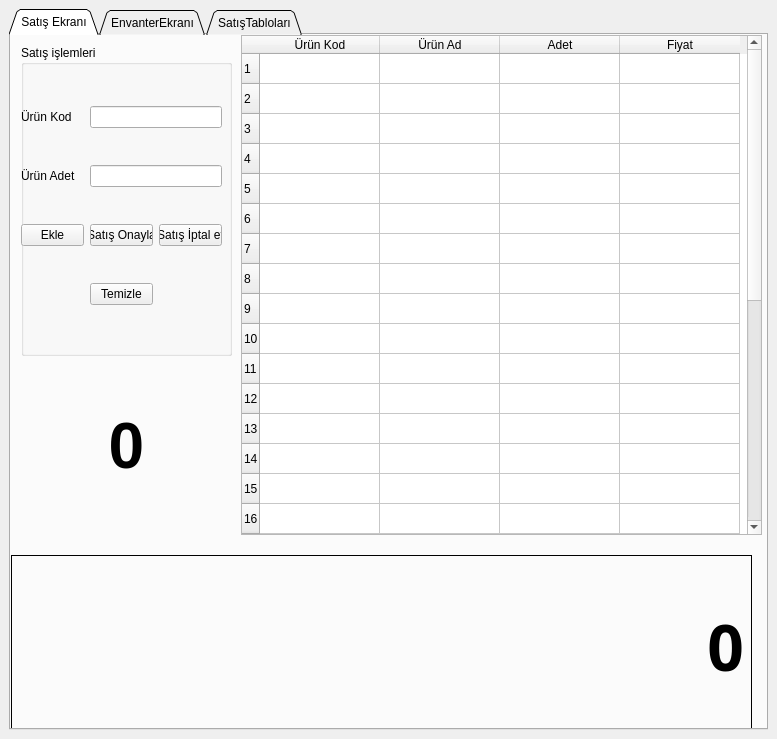
<?xml version="1.0" encoding="UTF-8"?>
<ui version="4.0">
 <class>MainWindow</class>
 <widget class="QMainWindow" name="MainWindow">
  <property name="geometry">
   <rect>
    <x>0</x>
    <y>0</y>
    <width>777</width>
    <height>739</height>
   </rect>
  </property>
  <property name="sizePolicy">
   <sizepolicy hsizetype="Expanding" vsizetype="Expanding">
    <horstretch>0</horstretch>
    <verstretch>0</verstretch>
   </sizepolicy>
  </property>
  <property name="windowTitle">
   <string>MainWindow</string>
  </property>
  <widget class="QWidget" name="centralwidget">
   <property name="sizePolicy">
    <sizepolicy hsizetype="Expanding" vsizetype="Expanding">
     <horstretch>0</horstretch>
     <verstretch>0</verstretch>
    </sizepolicy>
   </property>
   <layout class="QHBoxLayout" name="horizontalLayout">
    <item>
     <widget class="QTabWidget" name="tabWidget">
      <property name="enabled">
       <bool>true</bool>
      </property>
      <property name="mouseTracking">
       <bool>false</bool>
      </property>
      <property name="tabPosition">
       <enum>QTabWidget::North</enum>
      </property>
      <property name="tabShape">
       <enum>QTabWidget::Triangular</enum>
      </property>
      <property name="currentIndex">
       <number>0</number>
      </property>
      <widget class="QWidget" name="tab">
       <attribute name="title">
        <string>Satış Ekranı</string>
       </attribute>
       <widget class="QTableWidget" name="satis_ekran">
        <property name="geometry">
         <rect>
          <x>230</x>
          <y>0</y>
          <width>521</width>
          <height>500</height>
         </rect>
        </property>
        <property name="cursor" stdset="0">
         <cursorShape>ArrowCursor</cursorShape>
        </property>
        <property name="autoScroll">
         <bool>true</bool>
        </property>
        <property name="tabKeyNavigation">
         <bool>true</bool>
        </property>
        <property name="selectionMode">
         <enum>QAbstractItemView::NoSelection</enum>
        </property>
        <property name="rowCount">
         <number>30</number>
        </property>
        <attribute name="horizontalHeaderDefaultSectionSize">
         <number>120</number>
        </attribute>
        <row/>
        <row/>
        <row/>
        <row/>
        <row/>
        <row/>
        <row/>
        <row/>
        <row/>
        <row/>
        <row/>
        <row/>
        <row/>
        <row/>
        <row/>
        <row/>
        <row/>
        <row/>
        <row/>
        <row/>
        <row/>
        <row/>
        <row/>
        <row/>
        <row/>
        <row/>
        <row/>
        <row/>
        <row/>
        <row/>
        <column>
         <property name="text">
          <string>Ürün Kod</string>
         </property>
        </column>
        <column>
         <property name="text">
          <string>Ürün Ad</string>
         </property>
        </column>
        <column>
         <property name="text">
          <string>Adet</string>
         </property>
        </column>
        <column>
         <property name="text">
          <string>Fiyat</string>
         </property>
        </column>
       </widget>
       <widget class="QGroupBox" name="groupBox_3">
        <property name="geometry">
         <rect>
          <x>10</x>
          <y>10</y>
          <width>211</width>
          <height>311</height>
         </rect>
        </property>
        <property name="title">
         <string>Satış işlemleri</string>
        </property>
        <widget class="QWidget" name="layoutWidget">
         <property name="geometry">
          <rect>
           <x>0</x>
           <y>30</y>
           <width>201</width>
           <height>261</height>
          </rect>
         </property>
         <layout class="QGridLayout" name="gridLayout">
          <item row="0" column="0">
           <widget class="QLabel" name="label">
            <property name="text">
             <string>Ürün Kod</string>
            </property>
           </widget>
          </item>
          <item row="4" column="1">
           <widget class="QPushButton" name="btn_tmizle">
            <property name="text">
             <string>Temizle</string>
            </property>
           </widget>
          </item>
          <item row="1" column="0">
           <widget class="QLabel" name="label_2">
            <property name="text">
             <string>Ürün Adet</string>
            </property>
           </widget>
          </item>
          <item row="0" column="1" colspan="2">
           <widget class="QLineEdit" name="line_satisKod"/>
          </item>
          <item row="1" column="1" colspan="2">
           <widget class="QLineEdit" name="line_satisAdet"/>
          </item>
          <item row="2" column="0">
           <widget class="QPushButton" name="btn_sepeteEkle">
            <property name="text">
             <string>Ekle</string>
            </property>
           </widget>
          </item>
          <item row="2" column="1">
           <widget class="QPushButton" name="btn_siparisOnay">
            <property name="text">
             <string>Satış Onayla</string>
            </property>
           </widget>
          </item>
          <item row="2" column="2">
           <widget class="QPushButton" name="btn_siparisiptal">
            <property name="text">
             <string>Satış İptal et</string>
            </property>
           </widget>
          </item>
         </layout>
        </widget>
       </widget>
       <widget class="QLabel" name="alisveris_tutar">
        <property name="geometry">
         <rect>
          <x>0</x>
          <y>520</y>
          <width>741</width>
          <height>181</height>
         </rect>
        </property>
        <property name="font">
         <font>
          <family>Arial Black</family>
          <pointsize>48</pointsize>
          <bold>true</bold>
         </font>
        </property>
        <property name="autoFillBackground">
         <bool>false</bool>
        </property>
        <property name="frameShape">
         <enum>QFrame::Panel</enum>
        </property>
        <property name="frameShadow">
         <enum>QFrame::Plain</enum>
        </property>
        <property name="text">
         <string>0</string>
        </property>
        <property name="scaledContents">
         <bool>false</bool>
        </property>
        <property name="alignment">
         <set>Qt::AlignRight|Qt::AlignTrailing|Qt::AlignVCenter</set>
        </property>
        <property name="wordWrap">
         <bool>false</bool>
        </property>
        <property name="margin">
         <number>0</number>
        </property>
        <property name="indent">
         <number>7</number>
        </property>
       </widget>
       <widget class="QLabel" name="lbl_kar">
        <property name="geometry">
         <rect>
          <x>10</x>
          <y>330</y>
          <width>211</width>
          <height>161</height>
         </rect>
        </property>
        <property name="font">
         <font>
          <pointsize>48</pointsize>
          <bold>true</bold>
         </font>
        </property>
        <property name="text">
         <string>0</string>
        </property>
        <property name="alignment">
         <set>Qt::AlignCenter</set>
        </property>
       </widget>
      </widget>
      <widget class="QWidget" name="tab_2">
       <attribute name="title">
        <string>EnvanterEkranı</string>
       </attribute>
       <widget class="QTableWidget" name="envanter_ekran">
        <property name="geometry">
         <rect>
          <x>270</x>
          <y>10</y>
          <width>481</width>
          <height>691</height>
         </rect>
        </property>
        <property name="rowCount">
         <number>20</number>
        </property>
        <attribute name="horizontalHeaderDefaultSectionSize">
         <number>114</number>
        </attribute>
        <row/>
        <row/>
        <row/>
        <row/>
        <row/>
        <row/>
        <row/>
        <row/>
        <row/>
        <row/>
        <row/>
        <row/>
        <row/>
        <row/>
        <row/>
        <row/>
        <row/>
        <row/>
        <row/>
        <row/>
        <column>
         <property name="text">
          <string>Ürün ID</string>
         </property>
        </column>
        <column>
         <property name="text">
          <string>Ürün AD</string>
         </property>
        </column>
        <column>
         <property name="text">
          <string>Ürün Satış Fiyat</string>
         </property>
        </column>
        <column>
         <property name="text">
          <string>Ürün Geliş Fiyat</string>
         </property>
        </column>
       </widget>
       <widget class="QGroupBox" name="groupBox">
        <property name="geometry">
         <rect>
          <x>10</x>
          <y>0</y>
          <width>251</width>
          <height>351</height>
         </rect>
        </property>
        <property name="title">
         <string>Envanter işlemleri</string>
        </property>
        <widget class="QWidget" name="layoutWidget">
         <property name="geometry">
          <rect>
           <x>10</x>
           <y>20</y>
           <width>219</width>
           <height>321</height>
          </rect>
         </property>
         <layout class="QGridLayout" name="gridLayout_2">
          <item row="0" column="0">
           <widget class="QLabel" name="label_3">
            <property name="text">
             <string>ürün id</string>
            </property>
           </widget>
          </item>
          <item row="0" column="1" colspan="2">
           <widget class="QLineEdit" name="line_envanterId"/>
          </item>
          <item row="1" column="0">
           <widget class="QLabel" name="label_4">
            <property name="text">
             <string>ürün ad</string>
            </property>
           </widget>
          </item>
          <item row="1" column="1" colspan="2">
           <widget class="QLineEdit" name="line_envanterAd"/>
          </item>
          <item row="2" column="0">
           <widget class="QLabel" name="label_6">
            <property name="text">
             <string>ürün satış fiyat</string>
            </property>
           </widget>
          </item>
          <item row="2" column="1" colspan="2">
           <widget class="QLineEdit" name="line_satisFiyat"/>
          </item>
          <item row="3" column="0">
           <widget class="QLabel" name="label_5">
            <property name="text">
             <string>ürün geliş fiyat</string>
            </property>
           </widget>
          </item>
          <item row="3" column="1" colspan="2">
           <widget class="QLineEdit" name="line_gelisFiyat"/>
          </item>
          <item row="4" column="0" colspan="2">
           <widget class="QRadioButton" name="radio_ekle">
            <property name="text">
             <string>Ekle</string>
            </property>
           </widget>
          </item>
          <item row="4" column="2">
           <widget class="QPushButton" name="envanter_onay">
            <property name="text">
             <string>Onayla</string>
            </property>
           </widget>
          </item>
          <item row="5" column="0" colspan="2">
           <widget class="QRadioButton" name="radio_sil">
            <property name="text">
             <string>Sil</string>
            </property>
           </widget>
          </item>
          <item row="6" column="0" colspan="2">
           <widget class="QRadioButton" name="radio_update">
            <property name="text">
             <string>Güncelle</string>
            </property>
           </widget>
          </item>
         </layout>
        </widget>
       </widget>
       <widget class="QGroupBox" name="groupBox_2">
        <property name="geometry">
         <rect>
          <x>10</x>
          <y>360</y>
          <width>251</width>
          <height>341</height>
         </rect>
        </property>
        <property name="title">
         <string>Ürün Getir</string>
        </property>
        <widget class="QWidget" name="layoutWidget">
         <property name="geometry">
          <rect>
           <x>20</x>
           <y>20</y>
           <width>211</width>
           <height>54</height>
          </rect>
         </property>
         <layout class="QGridLayout" name="gridLayout_3">
          <item row="0" column="0">
           <widget class="QLabel" name="label_7">
            <property name="text">
             <string>ürün id</string>
            </property>
           </widget>
          </item>
          <item row="0" column="1">
           <widget class="QLineEdit" name="line_envanterAra"/>
          </item>
          <item row="1" column="0" colspan="2">
           <widget class="QPushButton" name="btn_envanterGetir">
            <property name="text">
             <string>Onayla</string>
            </property>
           </widget>
          </item>
         </layout>
        </widget>
       </widget>
      </widget>
      <widget class="QWidget" name="tab_3">
       <attribute name="title">
        <string>SatışTabloları</string>
       </attribute>
       <widget class="QTableWidget" name="tablo_analiz">
        <property name="geometry">
         <rect>
          <x>10</x>
          <y>40</y>
          <width>731</width>
          <height>591</height>
         </rect>
        </property>
        <property name="rowCount">
         <number>30</number>
        </property>
        <attribute name="horizontalHeaderDefaultSectionSize">
         <number>138</number>
        </attribute>
        <row/>
        <row/>
        <row/>
        <row/>
        <row/>
        <row/>
        <row/>
        <row/>
        <row/>
        <row/>
        <row/>
        <row/>
        <row/>
        <row/>
        <row/>
        <row/>
        <row/>
        <row/>
        <row/>
        <row/>
        <row/>
        <row/>
        <row/>
        <row/>
        <row/>
        <row/>
        <row/>
        <row/>
        <row/>
        <row/>
        <column>
         <property name="text">
          <string>alışveriş no</string>
         </property>
        </column>
        <column>
         <property name="text">
          <string>alışveriş tutarı</string>
         </property>
        </column>
        <column>
         <property name="text">
          <string>içerik</string>
         </property>
        </column>
        <column>
         <property name="text">
          <string>Edilen Kar</string>
         </property>
        </column>
        <column>
         <property name="text">
          <string>tarih</string>
         </property>
        </column>
       </widget>
       <widget class="QLabel" name="label_8">
        <property name="geometry">
         <rect>
          <x>20</x>
          <y>10</y>
          <width>681</width>
          <height>16</height>
         </rect>
        </property>
        <property name="text">
         <string>Günlük Kar Tablosu</string>
        </property>
        <property name="alignment">
         <set>Qt::AlignCenter</set>
        </property>
       </widget>
       <widget class="QPushButton" name="tablo_Yenile">
        <property name="geometry">
         <rect>
          <x>640</x>
          <y>10</y>
          <width>75</width>
          <height>24</height>
         </rect>
        </property>
        <property name="text">
         <string>yenile</string>
        </property>
       </widget>
      </widget>
     </widget>
    </item>
   </layout>
  </widget>
 </widget>
 <tabstops>
  <tabstop>line_satisKod</tabstop>
  <tabstop>line_satisAdet</tabstop>
  <tabstop>btn_tmizle</tabstop>
  <tabstop>tabWidget</tabstop>
  <tabstop>satis_ekran</tabstop>
  <tabstop>envanter_ekran</tabstop>
  <tabstop>line_envanterId</tabstop>
  <tabstop>line_envanterAd</tabstop>
  <tabstop>line_satisFiyat</tabstop>
  <tabstop>line_gelisFiyat</tabstop>
  <tabstop>radio_ekle</tabstop>
  <tabstop>envanter_onay</tabstop>
  <tabstop>radio_sil</tabstop>
  <tabstop>radio_update</tabstop>
  <tabstop>line_envanterAra</tabstop>
  <tabstop>btn_envanterGetir</tabstop>
  <tabstop>tablo_analiz</tabstop>
  <tabstop>tablo_Yenile</tabstop>
 </tabstops>
 <resources/>
 <connections/>
</ui>
